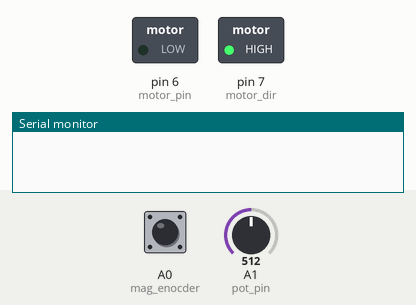
The sketch below on a simulated Arduino Uno, built with avr-gcc and run on an emulated ATmega328P. Parts: switched loads named in the sketch (green lamp = pin HIGH), the last lines printed to the serial monitor. Inputs (shaded band) come from the test bench; at power-on: A0 (mag_enocder) LOW, A1 (pot_pin) = 512.

Above: at 1.4 s.
1.5 s: A0 (mag_enocder) pulsed HIGH 2 times (0.12 s each, 0.3 s apart)
At 3.1 s:
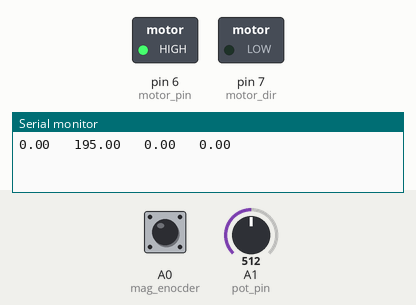
5.3 s: A0 (mag_enocder) pulsed HIGH 5 times (0.12 s each, 0.3 s apart)
At 9.8 s:
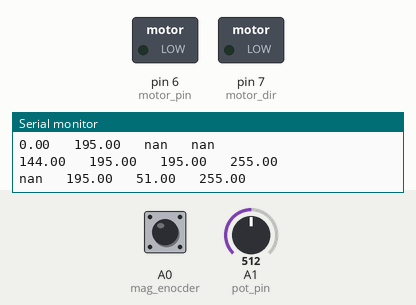
Timing chart, 0 to 11.3 s (numbered marks = the images above; inputs shaded):
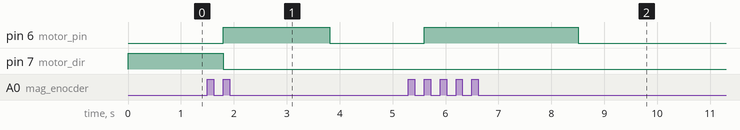

Measured:
- after the input at 1.5 s, pin 6 (motor_pin): LOW → HIGH after 0.30 s, → LOW 2.0 s later; pin 7 (motor_dir): HIGH → LOW after 0.30 s instead of 0.70 s
- after the input at 5.3 s, pin 6 (motor_pin): LOW → HIGH after 0.30 s, → LOW 2.9 s later

The sketch:

main.ino
```cpp
/* TODO:
 * - Read battery voltage and have safe limits
 * - Implement software hard limits
 * - Set limits on change in PWM signal from magnetic encoder
 */


#include "button.h"
#include "sensors.h"
#include "motor.h"
#include "control.h"
#include "Arduino.h"

// Control modes:
//  = 0, use pot as reference
//  = 1, use path planning data as reference
#define control_mode 0
#define delay_millis 10

unsigned long prev_millis = 0;

void setup() {
    Serial.begin(115200);
    setup_sensors();
    motor_setup();

    delay(100);
    // set_motor_speed(100);
    // while (read_pot() > get_duty_cylce() * 0.95 && read_pot() < get_duty_cylce() * 1.05) {
    //     for (int i = 0; i < 10; i++) {
    //         read_magnetic_encoder_PWM();
    //     }
    //     Serial.println("Centering Program Running");
    //     controlAction(control_mode);
    //     set_motor();
    // }
    // Serial.println("Centering Program Finished");
    delay(100);
    //set_motor_speed(255);
}


// Main loop
void loop() {
    // If delay is met, execute control action
    if (millis() - prev_millis > delay_millis) {
        // Continually update control action
        read_magnetic_encoder_PWM();
        prev_millis = millis();
        printSerialData();
        controlAction(control_mode);
        set_motor();
    }
}

void printSerialData() {
    // Print to serial monitor the motor angle and reference value from the pot
    Serial.print(get_duty_cylce());
    Serial.print("   ");
    if (control_mode == 1) {
        Serial.print(get_reference());
    } else {
        Serial.print(read_pot());
    }
    Serial.print("   ");
    Serial.print(get_error());
    Serial.print("   ");
    Serial.println(get_feedback());
}
```

button.cpp
```cpp
#include "button.h"

#define on_off_but 3
#define on_off_led 13

bool _pressed = false;

void button_setup(void) {
    pinMode(on_off_led, OUTPUT);
    pinMode(on_off_but, INPUT_PULLUP);
    attachInterrupt(digitalPinToInterrupt(on_off_but), button_isr, CHANGE);
}

// Button debouncer and interrupt
void button_isr(void) {
    static unsigned long last_interrupt_time2 = 0;
    unsigned long interrupt_time2 = millis();
    if (interrupt_time2 - last_interrupt_time2 > 200) {
        _pressed = !_pressed;
        digitalWrite(on_off_led, _pressed);
    }
    last_interrupt_time2 = interrupt_time2;
}

bool is_pressed(void) {
    return _pressed;
}
```

button.h
```cpp
#ifndef button_h
#define button_h

#include "Arduino.h"

void button_setup(void);
void button_isr(void);
bool is_pressed(void);

#endif
```

control.cpp
```cpp
#include "control.h"
#include "button.h"
#include "sensors.h"
#include "functions.h"
#include "steerData.h"

#define feedback_limit 255

float feedback = 0.0;
float reference = 0.0;
float motor_angle = 0.0;
float error = 0.0;
bool direction = LOW;
float P_feedback = 8.0;

unsigned long prev_millis2 = 0;
#define delay_millis 50
int data_increment = 0;

void controlAction(int reference_mode) {

    // Retrieve sensor data
    if (reference_mode == 1) {
        reference = float(steerData[data_increment]) / 10000.0 * 180.0 / PI * 4.0 + 210.0;
        // Increment reference angle if delay has been reached.
        if (millis() - prev_millis2 > delay_millis) {
            prev_millis2 = millis();
            data_increment += 1;
        }
    } else {
        reference = read_pot();
    }

    // Get measured angle from Magnetic Encoder
    motor_angle = get_duty_cylce();
    //reset_duty_cylce();

    // Control law
    error = reference - motor_angle;

    // If increment is outside range of data file, output feedback of 0 and display message
    if (reference_mode == 1) {
        if (data_increment > 1000) {
            feedback = 0;
            Serial.println("FINISHED DATA READ");
        } else {
            feedback = P_feedback * error;
        }
    } else {
        feedback = P_feedback * error;
    }

    // Sort direction and output
    if (feedback < 0) {
        direction = HIGH;
    } else {
        direction = LOW;
    }
    // Set feedback value
    feedback = absoluteValue(feedback);

    // Check the feedback doesn't excced the analogWrite max value
    if (feedback > feedback_limit) {
        feedback = feedback_limit;
    }
}

// Return feedback value
float get_feedback(void) {
    return feedback;
}

// Return motor direction
bool get_motor_direction(void) {
    return direction;
}

// Return error
float get_error(void) {
    return error;
}

// Return reference
float get_reference(void) {
    return reference;
}

void set_motor_speed(int speed) {
    int feedback_limit2 = speed;
}
```

control.h
```cpp
#ifndef control_h
#define control_h

#include "Arduino.h"

void controlAction(int);
float get_feedback(void);
bool get_motor_direction(void);
float get_error(void);
float get_reference(void);
void set_motor_speed(int);

#endif
```

functions.cpp
```cpp
// Returns absolute value of an input
float absoluteValue(float input) {
    if (input < 0) {
        return (-input);
    } else {
        return input;
    }
}

// Returns maximum between two values
float maxValue(float in1, float in2) {
    if (in1 > in2) {
        return in1;
    } else {
        return in2;
    }
}

// Returns minimum between two values
float minValue(float in1, float in2) {
    if (in1 < in2) {
        return in1;
    } else {
        return in2;
    }
}

// Mapping function to map input value with known input limits to some output limits. Must all be floats to accout for divisions.
float mapValue(float input, float min_input, float max_input, float min_output, float max_output) {
    return (min_output + (input - min_input) * (max_output - min_output) / (max_input - min_input));
}
```

functions.h
```cpp
#ifndef function_h
#define function_h

#include "Arduino.h"

float absoluteValue(float);
float maxValue(float, float);
float minValue(float, float);
float mapValue(float, float, float, float, float);

#endif
```

motor.cpp
```cpp
#include "motor.h"
#include "control.h"

#define motor_pin 6
#define motor_dir 7

void motor_setup(void) {
    pinMode(motor_pin, OUTPUT);
    pinMode(motor_dir, OUTPUT);

    analogWrite(motor_pin, 0);
    digitalWrite(motor_dir, HIGH);
}

void set_motor(void) {
    digitalWrite(motor_dir, get_motor_direction());
    analogWrite(motor_pin, int(get_feedback()));
}

void reset_motor(void) {
    digitalWrite(motor_dir, HIGH);
    analogWrite(motor_pin, 0);
}
```

motor.h
```cpp
#ifndef motor_h
#define motor_h

#include "Arduino.h"

void motor_setup(void);
void set_motor(void);
void reset_motor(void);

#endif
```

sensors.cpp
```cpp
#include "sensors.h"
#include "functions.h"

#define mag_enocder A0
#define pot_pin A1

#define min_pot 75.0
#define max_pot 315.0

// Variables for PWM reading of magnetic encoder
float dutyCycle = 0.0;
float averageDutyCylce = 0.0;
float counter = 0.0;

void setup_sensors(void) {
    pinMode(pot_pin, INPUT);
    pinMode(mag_enocder, INPUT);
}

// Function to calculate the PWM duty cylce of an input
void read_magnetic_encoder_PWM(void) {
    unsigned long highTime = pulseIn(mag_enocder, HIGH);
    unsigned long lowTime = pulseIn(mag_enocder, LOW);
    unsigned long cycleTime = highTime + lowTime;
    dutyCycle = (float)highTime / float(cycleTime);
    //counter ++;
}

// Return mapped potentiometer value
float read_pot(void) {
    return (mapValue(float(analogRead(pot_pin)), 1024.0, 0.0, min_pot, max_pot));
}

// Return duty cylce of PWM input
float get_duty_cylce(void) {
    averageDutyCylce = dutyCycle * 360.0; // dutyCycle / counter * 360.0;
    return averageDutyCylce;
}

void reset_duty_cylce(void) {
    dutyCycle = 0.0;
    counter = 0.0;
}
```

sensors.h
```cpp
#ifndef sensors_h
#define sensors_h

#include "Arduino.h"

void setup_sensors(void);
void read_magnetic_encoder_PWM(void);
float read_pot(void);
float get_duty_cylce(void);
void reset_duty_cylce(void);

#endif
```

Source omitted: steerData.h (data table, 5976 bytes)
